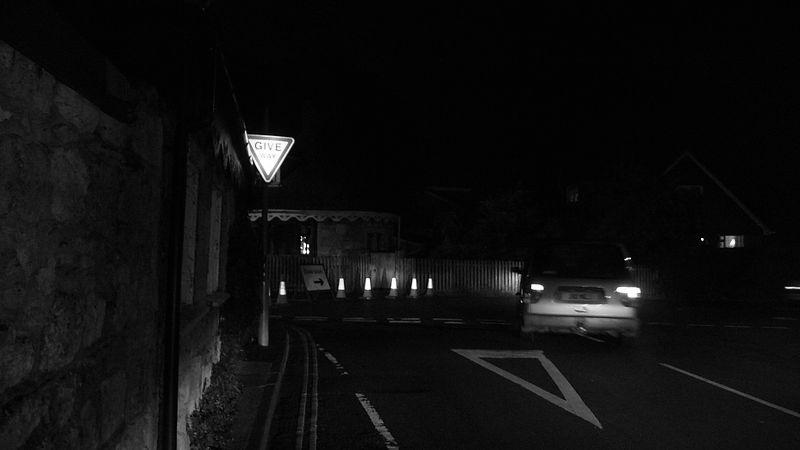
%> input picture first_homework/T2/hw1_dark_road_1.jpg, 800 x 450 px
$ octave d.m   (GNU Octave 9; MATLAB toolbox functions it lacks are replaced by stand-ins)
%> lines starting %> are read from the running program, lines starting %| are printed output that depends on the picture
### first_homework/T2/gama.m
function process_img = gama(img,x)

    process_img=img.^x;
end

### first_homework/T2/d.m
clc,clear;
I1=imread("hw1_dark_road_1.jpg");
%> I1 is the input picture: size 450x800 uint8; min 0, max 255, mean 14.6
I2=imread("hw1_dark_road_2.jpg");
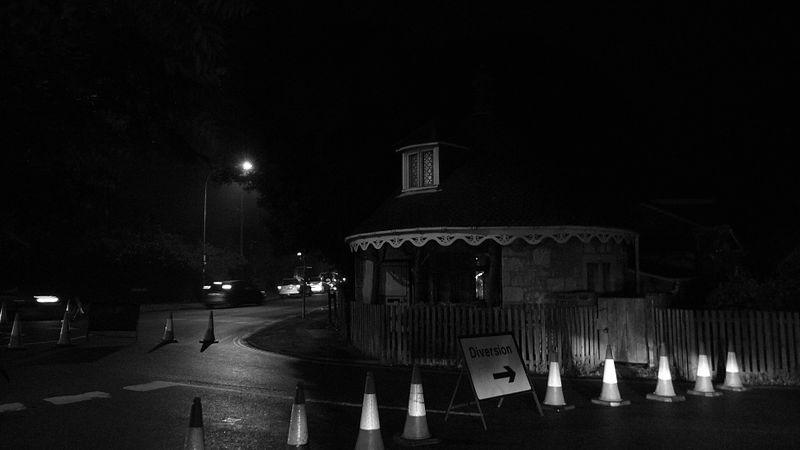
%> input picture first_homework/T2/hw1_dark_road_2.jpg, 800 x 450 px
%> I2 is the input picture: size 450x800 uint8; min 0, max 255, mean 16.8
I3=imread("hw1_dark_road_3.jpg");
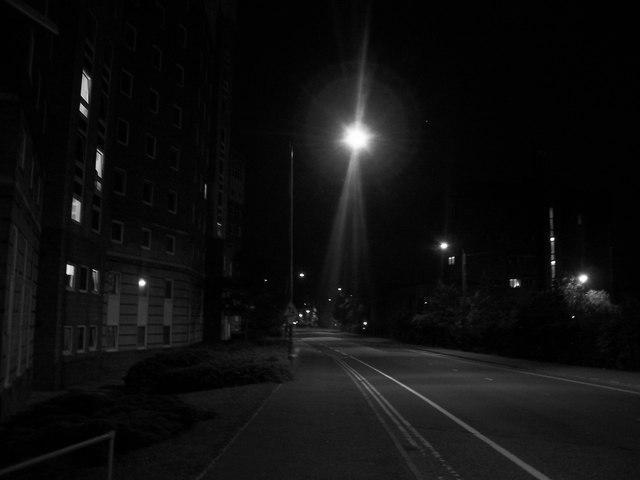
%> input picture first_homework/T2/hw1_dark_road_3.jpg, 640 x 480 px
%> I3 is the input picture: size 480x640 uint8; min 0, max 255, mean 15.2

I1_process=gama(im2double(I1),0.4);
%> in gama, `process_img=img.^x;`:
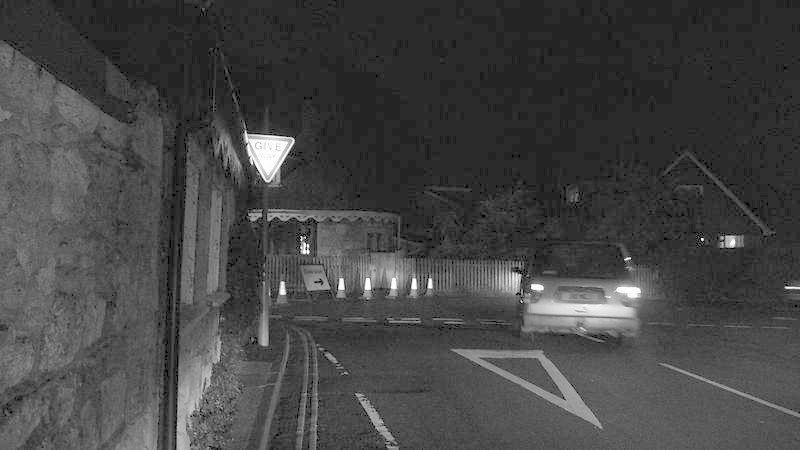
%> process_img: size 450x800 double; min 0, max 1, mean 0.274
figure('name','幂律变换后的图片','NumberTitle','off');
imshow(I1_process);         %display the process image
imwrite(I1_process,"result/I1_gama.jpg","jpg");

I2_process=gama(im2double(I1),0.4);
figure('name','幂律变换后的图片','NumberTitle','off');
imshow(I2_process);         %display the process image
imwrite(I2_process,"result/I2_gama.jpg","jpg");

I3_process=gama(im2double(I1),0.4);
figure('name','幂律变换后的图片','NumberTitle','off');
imshow(I3_process);         %display the process image
imwrite(I3_process,"result/I3_gama.jpg","jpg");
